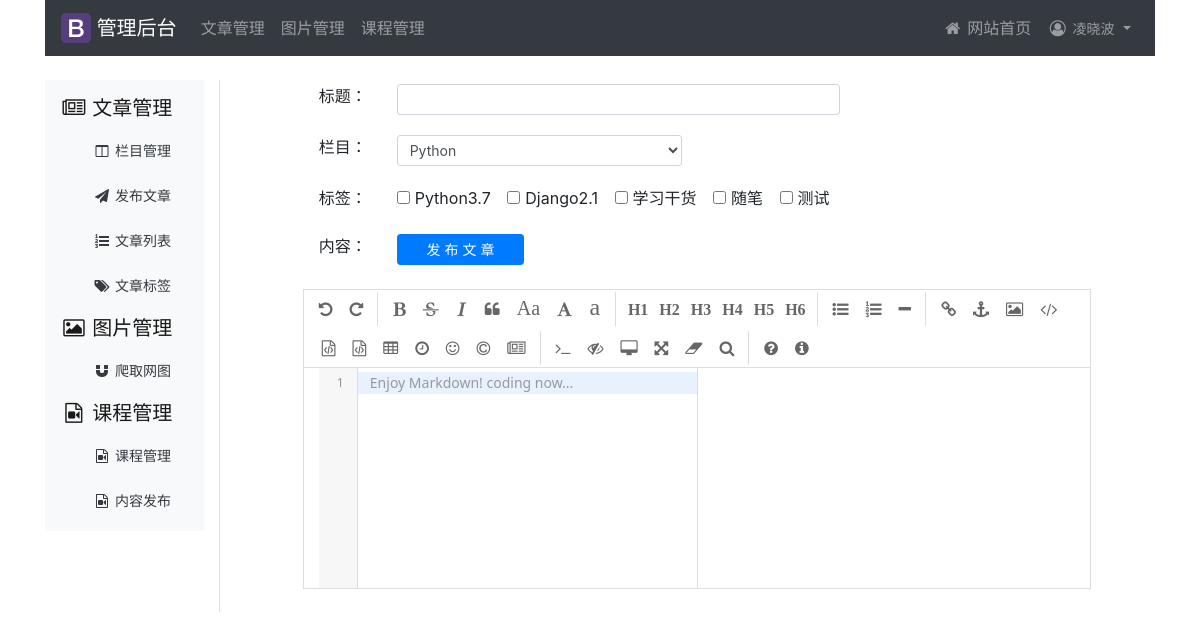
The app's page /article/article-post/ (signed in) with its own data.
### article/models.py (models this page shows, shortened)
class ArticleTag(models.Model):
    author = models.ForeignKey(User, related_name='tag', on_delete=models.CASCADE, verbose_name='作者')
    tag = models.CharField('标签', max_length=500)

### article/views.py (the view)
# urls.py: path('article-post/', views.article_post, name='article_post'),
@login_required
@csrf_exempt
def article_post(request):
    if request.method == "POST":
        article_post_form = ArticlePostForm(data=request.POST)
        if article_post_form.is_valid():
            try:
                new_article = article_post_form.save(commit=False)
                new_article.author = request.user
                new_article.column = request.user.article_column.get(id=request.POST['column_id'])
                new_article.save()
                tags = request.POST['tags']
                if tags:
                    for atag in json.loads(tags):
                        tag = request.user.tag.get(tag=atag)
                        new_article.article_tag.add(tag)
                return HttpResponse("1")
            except:
                return HttpResponse("2")
        else:
            return HttpResponse("3")
    else:
        article_post_form = ArticlePostForm()
        article_columns = request.user.article_column.all()
        article_tags = request.user.tag.all()
        return render(request, 'article/column/article_post.html',
                      {'article_post_form': article_post_form, 'article_columns': article_columns,
                       'article_tags': article_tags})

### article/forms.py
class ArticlePostForm(forms.ModelForm):
    class Meta:
        model = ArticlePost
        fields = ['title', 'body']

### templates/article/column/article_post.html (shortened to what this page needs)
{% extends "article/base.html" %}
{% load staticfiles %}
{% block css %}
    <link rel="stylesheet" href="{% static 'editor/css/style.css' %}">
    <link rel="stylesheet" href="{% static 'editor/css/editormd.css' %}">
{% endblock %}
{% block content %}
    <div class="ml-1">
        <form action="" method="post">
            <div class="row mt-1">
                <div class="col-md-2 text-right"><span>标题：</span></div>
                <div class="col-md-6 text-left" id="form_g1"><span>{{ article_post_form.title }}</span></div>
            </div>
            <div class="row mt-1">
                <div class="col-md-2 text-right"><span>栏目：</span></div>
                <div class="col-md-4 text-left" id="form_g2">
                    <select id="which_column" class="form-control form-control-sm">
                        {% for column in article_columns %}
                            <option value="{{ column.id }}">{{ column.column }}</option>
                        {% endfor %}
                    </select>
                </div>
            </div>
            <div class="row mt-1">
                <div class="col-md-2 text-right"><span>标签：</span></div>
                <div class="col-md-10 text-left" id="form_g2">
                    {% for tag in article_tags %}
                        <div class="form-check form-check-inline">
                            <label class="form-check-label">
                                <input type="checkbox" class="form-check-input"
                                       id="{{ tag.id }}" value="{{ tag.tag }}" name="article_tag">{{ tag.tag }}
                            </label>
                        </div>
                    {% empty %}
                        您还没有文章标签，请先<a href="{% url 'article:article_tag' %}">添加标签</a>
                    {% endfor %}
                </div>
            </div>
            <div class="row mt-4">
                <div class="col-md-2 text-right"><span>内容：</span></div>
                <div class="col-md-2 text-left"><input type="button" class="btn btn-primary btn-block btn-sm" value="发 布 文 章" onclick="publish_article()"></div>
            </div>
            <div class="row mt-4 mb-2">
                <div class="col-md-10" id="editormd">
                </div>
            </div>
        </form>
    </div>
{% endblock %}

### templates/article/header.html (shortened to what this page needs)
{% load staticfiles %}
<div class="container">
    <nav class="navbar navbar-expand-lg navbar-dark bg-dark mb-4" role="navigation">
        <a class="navbar-brand" href="#">
            <img src="{% static 'images/bootstrap-solid.svg' %}" width="30" height="30" class="d-inline-block align-top" alt="">
            管理后台
        </a>
        <div class="collapse navbar-collapse" id="navbarNav">
            <ul class="navbar-nav">
                <li class="nav-item">
                    <a class="nav-link" href="{% url 'article:article_column' %}">文章管理</a>
                </li>
                <li class="nav-item">
                    <a class="nav-link" href="{% url 'image:list_images' %}">图片管理</a>
                </li>
                <li class="nav-item">
                    <a class="nav-link" href="{% url 'course:manage_course' %}">课程管理</a>
                </li>
            </ul>
            <ul class="navbar-nav flex-row ml-md-auto d-none d-md-flex">
                    <li class="nav-item">
                        <a class="nav-link" href="{% url 'home' %}">
                            <i class="fa fa-fw fa-home"></i> 网站首页
                        </a>
                    </li>
                {% if user.is_authenticated %}
                    <li class="nav-item dropdown">
                        <a class="nav-link dropdown-toggle" href="#" id="navbarDropdown" role="button" data-toggle="dropdown" aria-haspopup="true" aria-expanded="false">
                            <i class="fa fa-fw fa-user-circle-o"></i>
                            {% if user.last_name %}
                                <span class="small">{{ user.last_name }}{{ user.first_name }}</span>
                            {% else %}
                                {{ user.username }}
                            {% endif %}
                        </a>
                    </li>
                {% endif %}
            </ul>
        </div>
    </nav>
</div>

### static/editor/css/editormd.css (style rules this page uses)
.editormd { width: 90%; height: 640px; margin: 0 auto; text-align: left; overflow: hidden; position: relative; margin-bottom: 15px; border: 1px solid #ddd; font-family: "Meiryo UI", "Microsoft YaHei", "Malgun Gothic", "Segoe UI", "Trebuchet MS", Helvetica, "Monaco", monospace, Tahoma, STXihei, "华文细黑", STHeiti, "Helvetica Neue", "Droid Sans", "wenquanyi micro hei", FreeSans, Arimo, Arial, SimSun, "宋体", Heiti, "黑体", sans-serif; }
.fa { display: inline-block; font: normal normal normal 14px/1 FontAwesome; font-size: inherit; text-rendering: auto; -webkit-font-smoothing: antialiased; -moz-osx-font-smoothing: grayscale; transform: translate(0, 0); }
.fa-fw { width: 1.28571429em; text-align: center; }
.fa-home:before { content: "\f015"; }

### records on screen
ArticleTag: tag "Python3.7"
ArticleTag: tag "Django2.1"
ArticleTag: tag "学习干货"
ArticleTag: tag "随笔"
ArticleTag: tag "测试"

### other values on screen
{{ user.last_name }} "凌"
{{ user.first_name }} "晓波"
form field value "Python"
